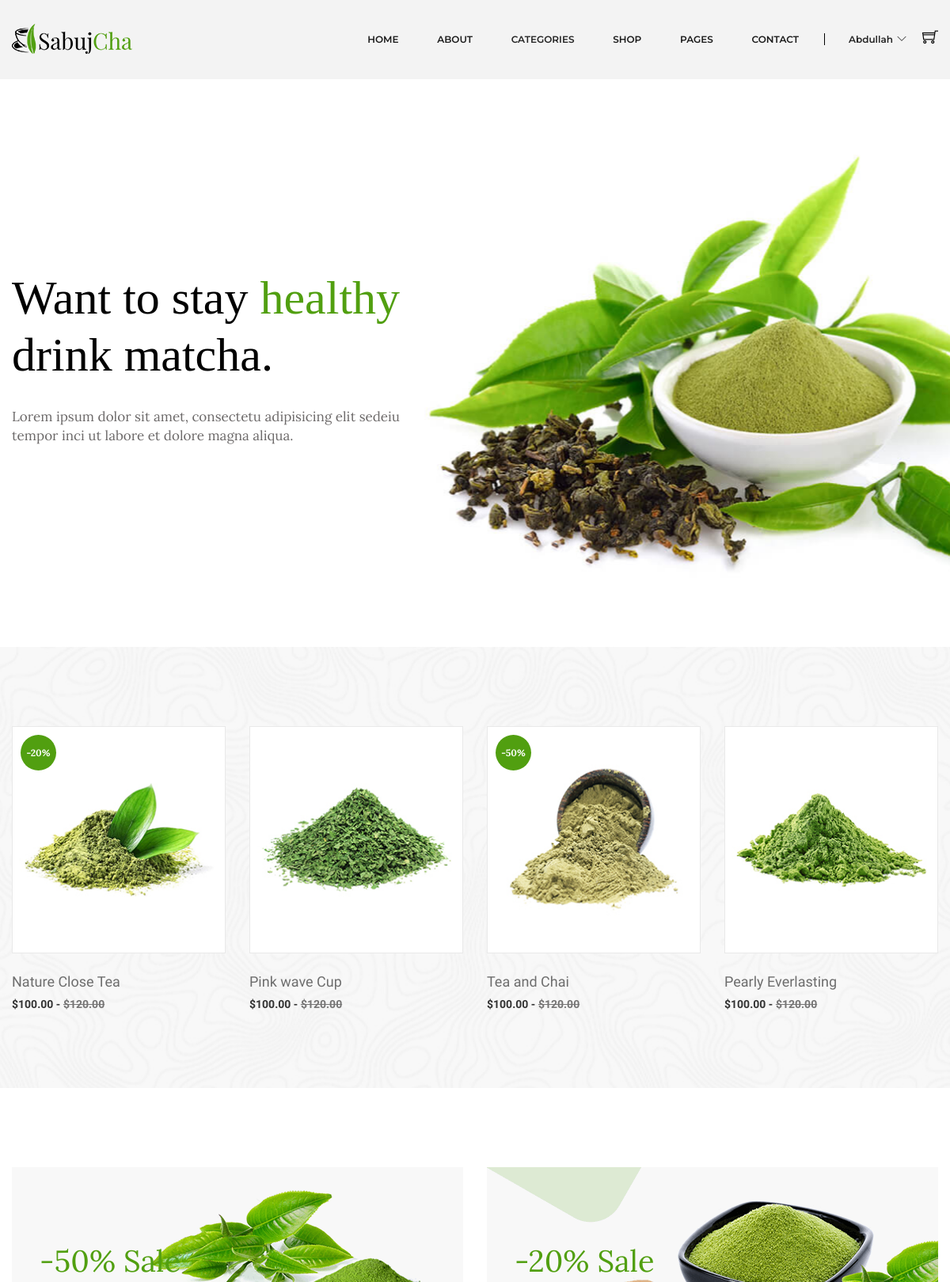
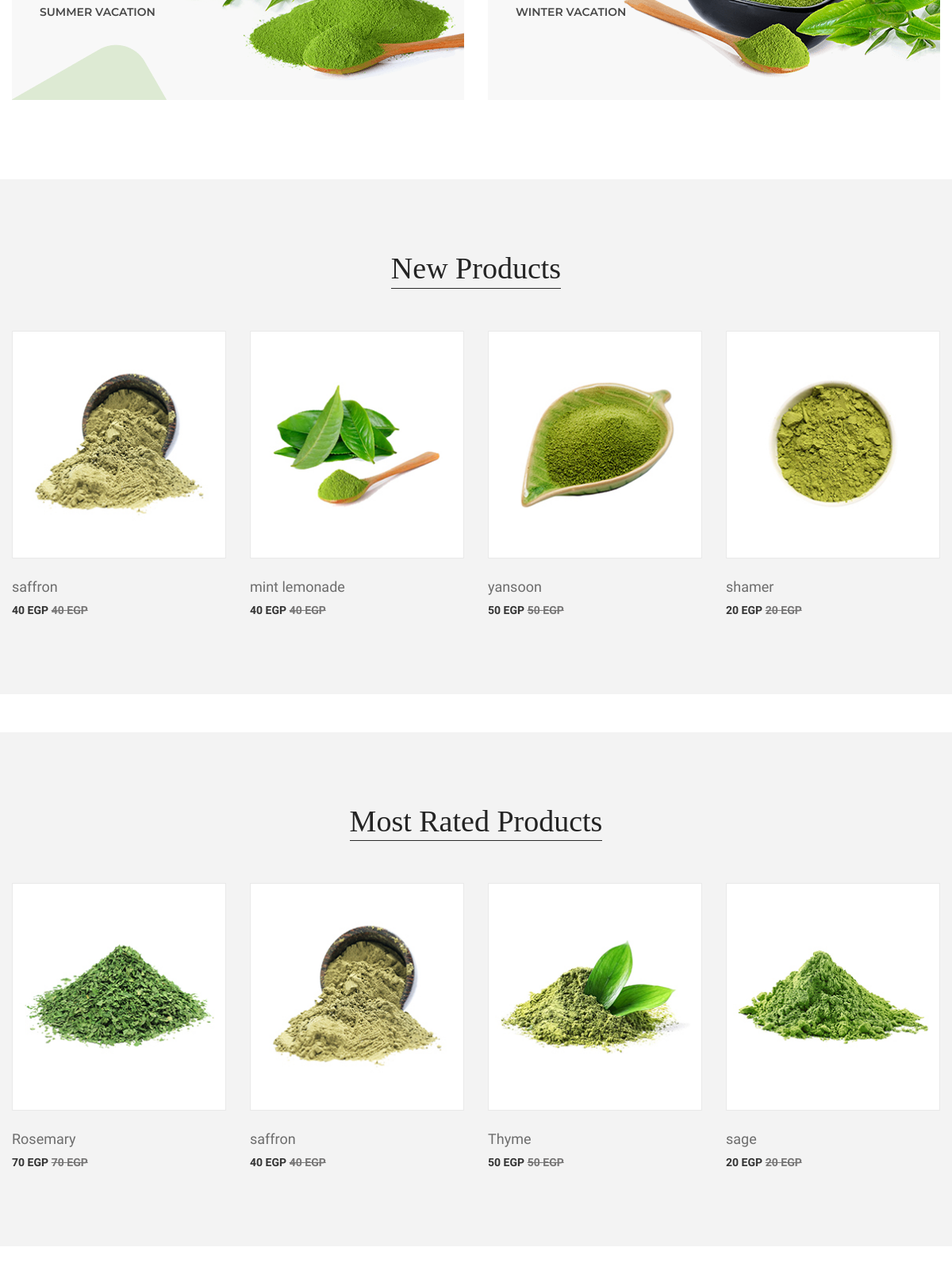
The page /index.php (signed in, upper part) on the database its author committed (2 pictures, top to bottom).
### tables this page shows
CREATE TABLE `products` (
  `id` int(10) UNSIGNED NOT NULL,
  `name` varchar(40) NOT NULL,
  `photo` varchar(20) NOT NULL DEFAULT 'product.jpg',
  `price` varchar(10) NOT NULL,
  `code` varchar(10) NOT NULL,
  `detail` text NOT NULL DEFAULT 'Contrary to popular belief, Lorem Ipsum is not simply random text. It has roots in a piece of classical Latin literature from 45 BC, making it over 2000 years old. Richard McClintock, a Latin professor at Hampden-Sydney College in Virginia, looked up one of the more obscure Latin words, consectetur, from a Lorem Ipsum passage, and going through the cites of the word in classical literature, discovered the undoubtable source. Lorem Ipsum comes from sections 1.10.32 and 1.10.33 of "de Finibus Bonorum et Malorum" (The Extremes of Good and Evil) by Cicero, written in 45 BC. This book is a treatise on the theory of ethics, very popular during the Renaissance. The first line of Lorem Ipsum, "Lorem ipsum dolor sit amet..", comes from a line in section 1.10.32.  The standard chunk of Lorem Ipsum used since the 1500s is reproduced below for those interested. Sections 1.10.32 and 1.10.33 from "de Finibus Bonorum et Malorum" by Cicero are also reproduced in their exact original form, accompanied by English versions from the 1914 translation by H. Rackham.',
  `views` int(10) NOT NULL DEFAULT 0,
  `brand_id` int(10) UNSIGNED NOT NULL,
  `subcat_id` int(10) UNSIGNED NOT NULL,
  `supplier_id` int(10) UNSIGNED NOT NULL,
  `created_at` timestamp NOT NULL DEFAULT current_timestamp(),
  `updated_at` timestamp NOT NULL DEFAULT current_timestamp() ON UPDATE current_timestamp()
);

### Database.php (called while the page is built, shortened)
<?php
    class Database{
        private $hostName = "localhost";
        private $username = "root";
        private $pass = "";
        private $databaseName = "ntiecommerce";
        private $mysqli;
        public function __construct(){
            $this->mysqli = new mysqli($this->hostName , $this->username , $this->pass , $this->databaseName);
        }
        public function runDQL($query){
            $result = $this->mysqli->query($query);
            if($result->num_rows > 0)
                return $result;
            else
                return [];
        }
    }
?>

### Product.php (called while the page is built, shortened)
<?php
    class Product extends Database implements Operations{
        public function getNewestProducts(){
            $query = "SELECT `products`.* FROM `products` ORDER BY `products`.`created_at` DESC LIMIT 4";
            return $this->runDQL($query);
        }
        public function getMostRatedProducts(){
            $query = "SELECT `most_rated`.* FROM `most_rated` Limit 4";
            return $this->runDQL($query);
        }
    }
?>

### index.php (the view, shortened to what this page needs)
<?php include_once 'header.php' ?>
<div class="slider-area">
	<div class="slider-active owl-dot-style owl-carousel">
		<div class="single-slider ptb-240 bg-img" style="background-image:url(assets/img/slider/slider-1.jpg);">
			<div class="container">
				<div class="slider-content slider-animated-1">
					<h1 class="animated">Want to stay <span class="theme-color">healthy</span></h1>
					<h1 class="animated">drink matcha.</h1>
					<p>Lorem ipsum dolor sit amet, consectetu adipisicing elit sedeiu tempor inci ut labore et dolore magna aliqua.</p>
				</div>
			</div>
		</div>
	</div>
</div>
<div class="product-area bg-image-1 pt-100 pb-95">
	<div class="container">
		<div class="featured-product-active hot-flower owl-carousel product-nav">
			<div class="product-wrapper">
				<div class="product-img">
					<a href="product-details.php">
						<img alt="" src="assets/img/product/product-1.jpg">
					</a>
					<span>-20%</span>
					<div class="product-action">
					</div>
				</div>
				<div class="product-content text-left">
					<div class="product-hover-style">
						<div class="product-title">
							<h4>
								<a href="product-details.php">Nature Close Tea</a>
							</h4>
						</div>
					</div>
					<div class="product-price-wrapper">
						<span>$100.00 -</span>
						<span class="product-price-old">$120.00 </span>
					</div>
				</div>
			</div>
			<div class="product-wrapper">
				<div class="product-img">
					<a href="product-details.php">
						<img alt="" src="assets/img/product/product-2.jpg">
					</a>
					<div class="product-action">
					</div>
				</div>
				<div class="product-content text-left">
					<div class="product-hover-style">
						<div class="product-title">
							<h4>
								<a href="product-details.php">Pink wave Cup</a>
							</h4>
						</div>
					</div>
					<div class="product-price-wrapper">
						<span>$100.00 -</span>
						<span class="product-price-old">$120.00 </span>
					</div>
				</div>
			</div>
			<div class="product-wrapper">
				<div class="product-img">
					<a href="product-details.php">
						<img alt="" src="assets/img/product/product-3.jpg">
					</a>
					<span>-50%</span>
					<div class="product-action">
					</div>
				</div>
				<div class="product-content text-left">
					<div class="product-hover-style">
						<div class="product-title">
							<h4>
								<a href="product-details.php">Tea and Chai</a>
							</h4>
						</div>
					</div>
					<div class="product-price-wrapper">
						<span>$100.00 -</span>
						<span class="product-price-old">$120.00 </span>
					</div>
				</div>
			</div>
			<div class="product-wrapper">
				<div class="product-img">
					<a href="product-details.php">
						<img alt="" src="assets/img/product/product-4.jpg">
					</a>
					<div class="product-action">
					</div>
				</div>
				<div class="product-content text-left">
					<div class="product-hover-style">
						<div class="product-title">
							<h4>
								<a href="product-details.php">Pearly Everlasting</a>
							</h4>
						</div>
					</div>
					<div class="product-price-wrapper">
						<span>$100.00 -</span>
						<span class="product-price-old">$120.00 </span>
					</div>
				</div>
			</div>
		</div>
	</div>
</div>
<div class="banner-area pt-100 pb-70">
	<div class="container">
		<div class="banner-wrap">
			<div class="row">
				<div class="col-lg-6 col-md-6">
					<div class="single-banner img-zoom mb-30">
						<a href="#">
							<img src="assets/img/banner/banner-1.png" alt="">
						</a>
						<div class="banner-content">
							<h4>-50% Sale</h4>
							<h5>Summer Vacation</h5>
						</div>
					</div>
				</div>
				<div class="col-lg-6 col-md-6">
					<div class="single-banner img-zoom mb-30">
						<a href="#">
							<img src="assets/img/banner/banner-2.png" alt="">
						</a>
						<div class="banner-content">
							<h4>-20% Sale</h4>
							<h5>Winter Vacation</h5>
						</div>
					</div>
				</div>
			</div>
		</div>
	</div>
</div>
<div class="product-area gray-bg pt-90 pb-65">
	<div class="container">
		<div class="product-top-bar section-border mb-55">
			<div class="section-title-wrap text-center">
				<h3 class="section-title">New Products</h3>
			</div>
		</div>
		<div class="row">
			<?php
			$product1 = new Product();
			$result1 = $product1->getNewestProducts();
			if (!empty($result1)) {
				$allProducts1 = $result1->fetch_all(MYSQLI_ASSOC);
				foreach ($allProducts1 as $value1) {
			?>
					<div class="col-3">
						<div class="product-wrapper-single">
							<div class="product-wrapper mb-30">
								<div class="product-img">
								<a href="product-details.php?id=<?php echo $value1['id']?>">
										<img alt="" src="assets/img/product/<?php echo $value1['photo']?>">
									</a>
									<div class="product-action">
									</div>
								</div>
								<div class="product-content text-left">
									<div class="product-hover-style">
										<div class="product-title">
											<h4>
												<a href="product-details.php"><?php echo $value1['name']?></a>
											</h4>
										</div>
									</div>
									<div class="product-price-wrapper">
										<span><?php echo $value1['price']?> EGP</span>
										<span class="product-price-old"><?php echo $value1['price']?> EGP</span>
									</div>
								</div>
							</div>
						</div>
					</div>
			<?php
				}
			}
			?>
		</div>
	</div>
</div>
<div class="product-area gray-bg pt-90 pb-65 mt-5">
	<div class="container">
		<div class="product-top-bar section-border mb-55">
			<div class="section-title-wrap text-center">
				<h3 class="section-title">Most Rated Products</h3>
			</div>
		</div>
		<div class="row">
			<?php
			$product2 = new Product();
			$result2 = $product2->getMostRatedProducts();
			if (!empty($result2)) {
				$allProducts2 = $result2->fetch_all(MYSQLI_ASSOC);
				foreach ($allProducts2 as $value2) {
			?>
					<div class="col-3">
						<div class="product-wrapper-single">
							<div class="product-wrapper mb-30">
								<div class="product-img">
								<a href="product-details.php?id=<?php echo $value2['id']?>">
										<img alt="" src="assets/img/product/<?php echo $value2['photo']?>">
									</a>
									<div class="product-action">
									</div>
								</div>
								<div class="product-content text-left">
									<div class="product-hover-style">
										<div class="product-title">
											<h4>
												<a href="product-details.php"><?php echo $value2['name']?></a>
											</h4>
										</div>
									</div>
									<div class="product-price-wrapper">
										<span><?php echo $value2['price']?> EGP</span>
										<span class="product-price-old"><?php echo $value2['price']?> EGP</span>
									</div>
								</div>
							</div>
						</div>
					</div>
			<?php
				}
			}
			?>
		</div>
	</div>
</div>
<?php include_once 'footer.php' ?>

### rows shown on the page
products: photo (picture), name "saffron", price "40"
products: photo (picture), name "mint lemonade", price "40"
products: photo (picture), name "yansoon", price "50"
products: photo (picture), name "shamer", price "20"
products: photo (picture), name "Rosemary", price "70"
products: photo (picture), name "Thyme", price "50"
products: photo (picture), name "sage", price "20"

### other values the page prints
$_SESSION['user']->name "Abdullah"
